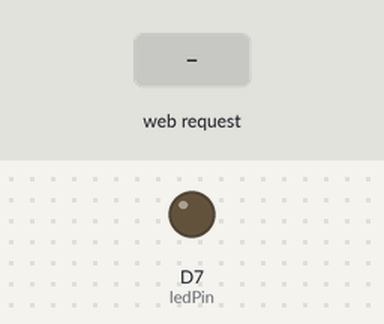
Recording of a sketch running on a simulated ESP8266 (NodeMCU). Parts: output pins drawn as LEDs (lit = HIGH). Inputs (shaded band) come from the test bench. WiFi joins after 1.5 s; servers stay silent unless stated; what the sketch prints to the serial monitor is not drawn.

Above: at 3.2 s.
3.3 s: HTTP request GET /on received
At 3.6 s:
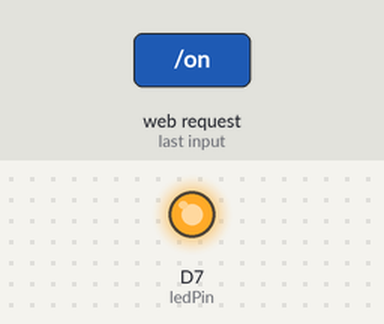
4.8 s: HTTP request GET /off received
At 6.0 s:
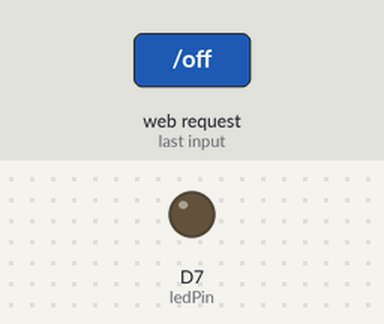
Timing chart, 0 to 7.8 s (numbered marks = the images above; inputs shaded):
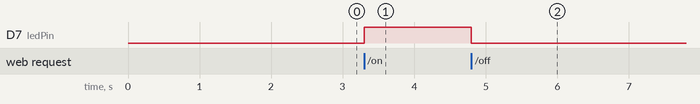

Measured:
- after the input at 3.3 s, D7 (ledPin): LOW → HIGH at once
- after the input at 4.8 s, D7 (ledPin): HIGH → LOW at once

The sketch:

wifi_led.ino
```cpp
#include <ESP8266WiFi.h>
const char* ssid="Verizon-SM-G920V-C3DC";
const char* pass="ejuo652(";
#define ledPin D7

WiFiServer server(80);

void setup() {
  Serial.begin(9600);

  Serial.print("Connecting to..");
  Serial.println(ssid);
  delay(500);
  WiFi.disconnect();
  WiFi.begin(ssid,pass);
  while(WiFi.status() != WL_CONNECTED)
  {
    delay(500);
    Serial.print(".");
  }
  Serial.println("");
  Serial.print("SSID: ");
  Serial.println (WiFi.SSID());
  Serial.println("Successfully connected!!!");

  Serial.print("IP Address allotted to NodeMcu ESP: ");
  Serial.println(WiFi.localIP());

  //Start LED off
  pinMode(ledPin, OUTPUT);
  digitalWrite(ledPin, LOW);
  server.begin();

}

void loop() {
  // Check if a client has connected
  WiFiClient client = server.available();

  if (client) {                             // if you get a client,
   // Serial.println("new client");           // print a message out the serial port
    String currentLine = "";                // make a String to hold incoming data from the client
    while (client.connected()) {            // loop while the client's connected
      if (client.available()) {             // if there's bytes to read from the client,
        char c = client.read();             // read a byte, then
        //Serial.write(c);                    // print it out the serial monitor
        if (c == '\n') {                    // if the byte is a newline character

          // if the current line is blank, you got two newline characters in a row.
          // that's the end of the client HTTP request, so send a response:
          if (currentLine.length() == 0) {
            // HTTP headers always start with a response code (e.g. HTTP/1.1 200 OK)
            // and a content-type so the client knows what's coming, then a blank line:
            client.println("HTTP/1.1 200 OK");
            client.println("Content-type:text/html");
            client.println();
            client.print("<br>");
            // The HTTP response ends with another blank line:
            client.println();
            // break out of the while loop:
            break;
          }
          else {      // if you got a newline, then clear currentLine:
            currentLine = "";
          }
        }
        else if (c != '\r') {    // if you got anything else but a carriage return character,
          currentLine += c;      // add it to the end of the currentLine
        }

        // Check to see if the client request was "GET /on" or "GET /off":
        if (currentLine.endsWith("GET /on")) {
          digitalWrite(ledPin, HIGH);               // GET /H turns the LED on
        }
        if (currentLine.endsWith("GET /off")) {
          digitalWrite(ledPin, LOW);                // GET /L turns the LED off
        }
      }
    }
    // close the connection:
    client.stop();
    //Serial.println("client disconnected");
  }
}
```
